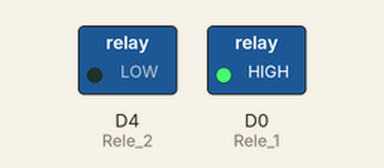
Recording of a sketch running on a simulated ESP8266 (NodeMCU). Parts: switched loads named in the sketch (green lamp = pin HIGH). Dashed ring = blinking.

Above: at 0.5 s.
Timing chart, 0 to 4.6 s (numbered marks = the images above):
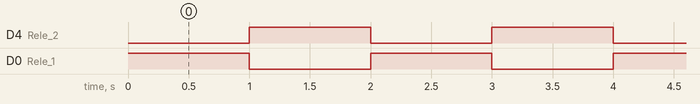

Measured:
- by itself, D4 (Rele_2), D0 (Rele_1): alternates HIGH for 1.0 s and LOW for 1.0 s

The sketch:

Reles.ino
```cpp
#define Rele_1 D0
#define Rele_2 D4

void setup()
{
  pinMode(Rele_1, OUTPUT);
  pinMode(Rele_2, OUTPUT);

}


void loop()
{

    digitalWrite(Rele_1,HIGH);
    digitalWrite(Rele_2,LOW);
    delay(1000);
    digitalWrite(Rele_1,LOW);
    digitalWrite(Rele_2,HIGH);
    delay(1000);

}
```
